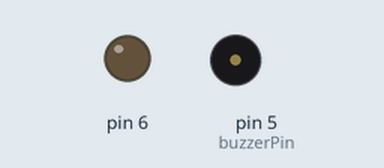
Simulated run of this sketch. Board: Arduino Uno, built for the host (arithmetic inside an expression is 32-bit, double 64-bit). On the bench: output pins drawn as LEDs (lit = HIGH), buzzer (waves = sounding). Storage starts empty; random numbers use the default seed unless the sketch sets one.

Above: at 0.0 s.
At 25.1 s:
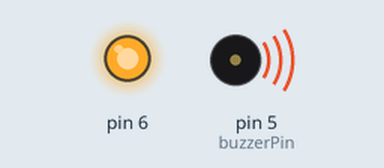
At 36.1 s:
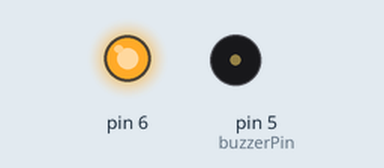
Timing chart, 0 to 50.1 s (numbered marks = the images above):
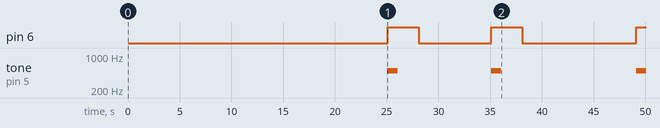

The sketch:

Time_estimate.ino
```cpp
#include <SD.h>
#include <SPI.h>
#include <TMRpcm.h>

#define SD_ChipSelectPin 10
#define buzzerPin 5

TMRpcm audio;
unsigned short audiofile = 0;
bool recmode = false;
unsigned int secondsPassed = 0;
long beepIndex = 3;
unsigned int recordedSeconds = 0;
unsigned int currentFileIndex = 0;
char currentFileName[10];
bool toneIsPlaying = false;
unsigned long oldTime = 0;
unsigned long newTime = 0;

void intToString(unsigned int num, char *str) {
  for(int i = 3; i >= 0; i--) {
    str[i] = (num%10) + '0';
    num /= 10;
  }
}

int getHighestFileNumber() {
  int maxFileNum = 0;
  File root = SD.open("/");
  while(true) {
    File entry = root.openNextFile();
    if(!entry) {
      break;
    }
    if(!entry.isDirectory()) {
      int currFileNum = intFromFileName(entry.name());
      maxFileNum = currFileNum > maxFileNum ? currFileNum : maxFileNum;
    }
    entry.close();
  }
  root.close();
}

int intFromFileName(char *fileName) { //0123
  char c;
  int sum = 0;
  int factor = 1;
  for(int i = 3; i >= 0; i--) {
    c = fileName[i];
    int numVal = c - '0';
    if(numVal < 0 || numVal > 9) {
      sum = 0;
      break;
    }
    sum += (c - '0')*factor;
    factor *= 10;
  }

  return sum;
}

void getCurrentFileName(char *str) {
  intToString(currentFileIndex, str);
  str[4] = '.';
  str[5] = 'w';
  str[6] = 'a';
  str[7] = 'v';
  str[8] = '\0';
}

void newBeepIndex() {
  beepIndex = random(8,20); //Randomiserar int 8-19 s
  File timefile = SD.open ("time.txt", FILE_WRITE);
  timefile.print(currentFileIndex);
  timefile.print(" : ");
  timefile.println(beepIndex);
  timefile.close();
}

void setup() {
  pinMode(A0, INPUT);
  pinMode(6, OUTPUT);
  // pinMode(2, INPUT_PULLUP);
  pinMode(buzzerPin, OUTPUT);
  SD.begin(SD_ChipSelectPin);
  currentFileIndex = getHighestFileNumber() + 1;
  //Skapa textfil på SD-kort om den inte finns
  if (!SD.exists("time.txt")) {
   File timefile = SD.open ("time.txt", FILE_WRITE);
   timefile.close();
  }
  audio.CSPin = SD_ChipSelectPin;
  oldTime = millis();
  newTime = millis();
  newBeepIndex();
  delay (10000);
}

void loop() {
  newTime = millis();
  if(newTime - oldTime > 1000) { // Om en sekund har passerat

    if(recmode)
      recordedSeconds++;

    if(toneIsPlaying) { // Stops beep and starts recording audio
      noTone(buzzerPin);
      toneIsPlaying = false;
    }

    //While audio.startrec = true
      //sleep.thread
    if(recmode && recordedSeconds >= 3) {
      audio.stopRecording(currentFileName);
      digitalWrite(6, LOW);
      currentFileIndex++;
      recmode = false;
    }

    if(secondsPassed == beepIndex) {
      tone(buzzerPin, 500);
      toneIsPlaying = true;
      newBeepIndex();
      secondsPassed = 0;
      recordedSeconds = 0;
      getCurrentFileName(currentFileName);
      audio.startRecording(currentFileName, 16000, A0);
      digitalWrite(6, HIGH);
      recmode = true;
    }
    else {
      secondsPassed++;
    }

    oldTime = newTime;
  }
}
```

Measured:
- by itself, pin 6: goes HIGH 3.0 s, LOW 7.0 s, HIGH 3.0 s, LOW 11.0 s, then HIGH
- by itself, tone on pin 5 (buzzerPin): goes 500 Hz 1.0 s, silent 9.0 s, 500 Hz 1.0 s, silent 13.0 s, then 500 Hz
